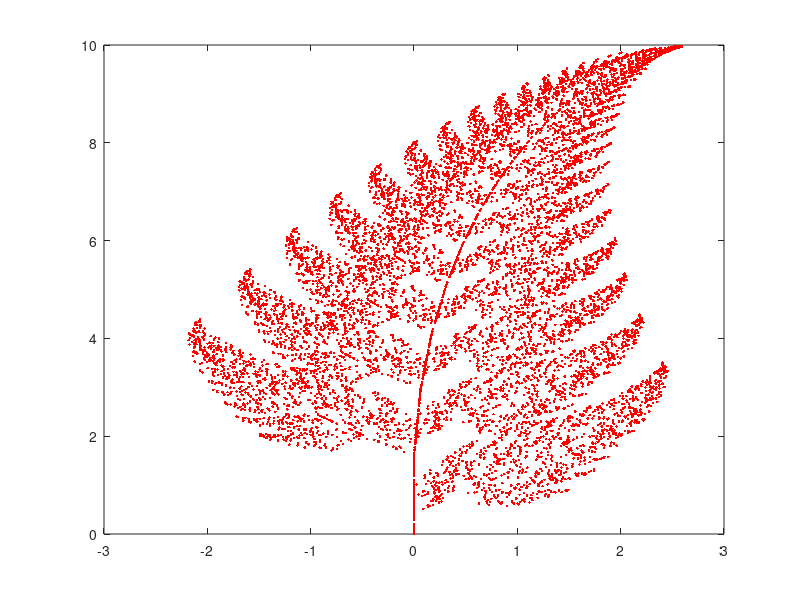

Reproduce this figure in MATLAB.
nr_it=10000;
A1=[0 0;0 0.16];
A2=[0.85 0.04;-0.04 0.85];
A3=[0.2 -0.26;0.23 0.22];
A4=[-0.15 0.28;0.26 0.24];
t1=[0; 0];
t2=[0; 1.6];
t3=[0; 1.6];
t4=[0; 0.44];
X=[0;0];
v=X;
for i=1:(nr_it-1)
    n=rand;
    if (n<0.01)
        v=A1*v+t1;
    else
        if (n<0.8)
            v=A2*v+t2;
        else
            if (n<0.9)
                v=A3*v+t3;
            else
                v=A4*v+t4;
            end
        end
    end
    X=[X v];
end
plot(X(1,:),X(2,:),'r.')